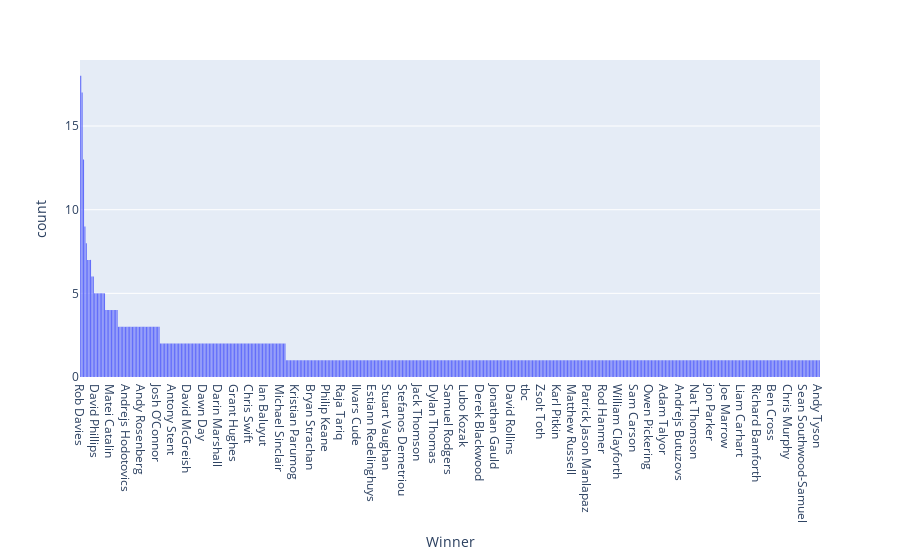

Notebook code cell kept with this figure:
### Markdown cell above
## Frequency of winners

### Code cell
!pip install --upgrade nbformat
px.histogram(winner_df, x="Winner").update_xaxes(categoryorder='total descending')

### Figure 1 — Plotly figure (JSON) as saved in the notebook; plotly's stock layout.template omitted (floating-point values rounded to 4 significant figures; data arrays with more than 128 entries replaced by an {"elided": "..."} marker saying what was removed)
{"data": [{"alignmentgroup": "True", "bingroup": "x", "hovertemplate": "Winner=%{x}<br>count=%{y}<extra></extra>", "legendgroup": "", "marker": {"color": "#636efa", "pattern": {"shape": ""}}, "name": "", "offsetgroup": "", "orientation": "v", "showlegend": false, "type": "histogram", "x": {"elided": "826 str values"}, "xaxis": "x", "yaxis": "y"}], "layout": {"barmode": "relative", "legend": {"tracegroupgap": 0}, "margin": {"t": 60}, "xaxis": {"anchor": "y", "categoryorder": "total descending", "domain": [0, 1], "title": {"text": "Winner"}}, "yaxis": {"anchor": "x", "domain": [0, 1], "title": {"text": "count"}}}}
